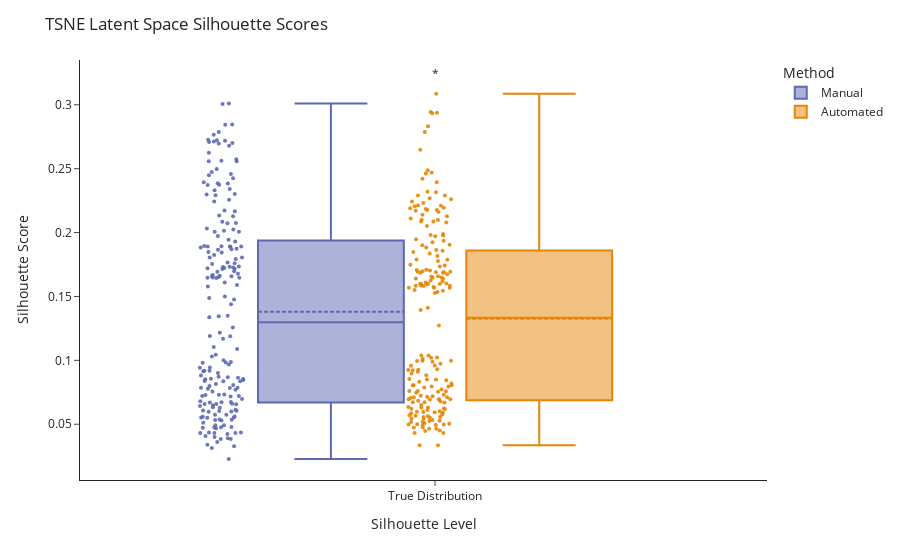

Notebook code cell kept with this figure:
### Code cell
colorsmap = {
    'Manual': px.colors.qualitative.Vivid[1],
    'Automated': px.colors.qualitative.Vivid[0]
}

silscor_dfmeltedvs = silscor_dfmelted[silscor_dfmelted['Silhouette Level'] == 'True Distribution']

fig = px.box(
    silscor_dfmeltedvs,
    y='Silhouette Score',
    x='Silhouette Level',
    color='Method',
    points='all',  # Shows stripplot-like points
    boxmode='group',
    color_discrete_sequence= px.colors.qualitative.Vivid, 
    color_discrete_map= colorsmap    
    )
fig.update_traces(marker=dict(size=4,opacity=0.9), jitter=0.3, boxmean=True)

# Add significance annotations manually
levels = silscor_dfmeltedvs['Silhouette Level'].unique()

for i, level in enumerate(levels):
    sub_df = silscor_dfmeltedvs[silscor_dfmeltedvs['Silhouette Level'] == level]
    scores_manual = sub_df[sub_df['Method'] == 'Manual']['Silhouette Score'].to_numpy()
    scores_auto = sub_df[sub_df['Method'] == 'Automated']['Silhouette Score'].to_numpy()
    
    stat, p_val = wilcoxon(scores_manual, scores_auto)

    # Define label
    sig_label = 'ns'
    if p_val < 0.001:
        sig_label = '***'
    elif p_val < 0.01:
        sig_label = '**'
    elif p_val < 0.05:
        sig_label = '*'

    # Compute annotation Y position
    y_max = sub_df['Silhouette Score'].max()
    fig.add_trace(go.Scatter(
        x=[level],
        y=[y_max + 0.01],
        mode='text',
        text=[sig_label],
        textposition='top center',
        showlegend=False
    ))

# Styling
fig.update_layout(
    title="TSNE Latent Space Silhouette Scores",
    boxmode="group",
    yaxis_title="Silhouette Score",
    legend_title="Method",
    template='simple_white',
)
# plt.savefig(r"Figures\Figure 3\manualvsautomated_TSNEsilhouetteS26.svg", format='svg')
#fig.write_image(r"Figures\Figure 3\manualvsautomated_TSNEsilhouetteS26PhonPlotly.pdf", format='pdf')
fig.show()

### Figure 1 — Plotly figure (JSON) as saved in the notebook; plotly's stock layout.template omitted (floating-point values rounded to 4 significant figures; data arrays with more than 128 entries replaced by an {"elided": "..."} marker saying what was removed)
{"data": [{"alignmentgroup": "True", "boxmean": true, "boxpoints": "all", "hovertemplate": "Method=Manual<br>Silhouette Level=%{x}<br>Silhouette Score=%{y}<extra></extra>", "jitter": 0.3, "legendgroup": "Manual", "marker": {"color": "rgb(93, 105, 177)", "opacity": 0.9, "size": 4}, "name": "Manual", "notched": false, "offsetgroup": "Manual", "orientation": "v", "showlegend": true, "type": "box", "x": {"elided": "200 str values"}, "x0": " ", "xaxis": "x", "y": {"elided": "200 float values"}, "y0": " ", "yaxis": "y"}, {"alignmentgroup": "True", "boxmean": true, "boxpoints": "all", "hovertemplate": "Method=Automated<br>Silhouette Level=%{x}<br>Silhouette Score=%{y}<extra></extra>", "jitter": 0.3, "legendgroup": "Automated", "marker": {"color": "rgb(229, 134, 6)", "opacity": 0.9, "size": 4}, "name": "Automated", "notched": false, "offsetgroup": "Automated", "orientation": "v", "showlegend": true, "type": "box", "x": {"elided": "200 str values"}, "x0": " ", "xaxis": "x", "y": {"elided": "200 float values"}, "y0": " ", "yaxis": "y"}, {"mode": "text", "showlegend": false, "text": ["*"], "textposition": "top center", "type": "scatter", "x": ["True Distribution"], "y": [0.3186]}], "layout": {"boxmode": "group", "legend": {"title": {"text": "Method"}, "tracegroupgap": 0}, "margin": {"t": 60}, "title": {"text": "TSNE Latent Space Silhouette Scores"}, "xaxis": {"anchor": "y", "domain": [0, 1], "title": {"text": "Silhouette Level"}}, "yaxis": {"anchor": "x", "domain": [0, 1], "title": {"text": "Silhouette Score"}}}}
